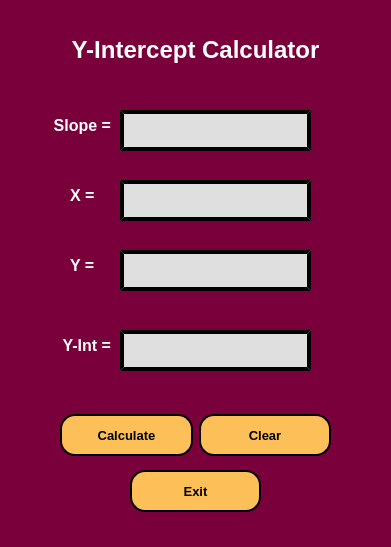
<?xml version="1.0" encoding="UTF-8"?>
<ui version="4.0">
 <class>MainWindow</class>
 <widget class="QMainWindow" name="MainWindow">
  <property name="geometry">
   <rect>
    <x>0</x>
    <y>0</y>
    <width>391</width>
    <height>547</height>
   </rect>
  </property>
  <property name="sizePolicy">
   <sizepolicy hsizetype="Preferred" vsizetype="Preferred">
    <horstretch>0</horstretch>
    <verstretch>0</verstretch>
   </sizepolicy>
  </property>
  <property name="windowTitle">
   <string>Slope Calculator</string>
  </property>
  <property name="styleSheet">
   <string notr="true">background-color: rgb(122, 0, 60);</string>
  </property>
  <widget class="QWidget" name="centralwidget">
   <widget class="QLineEdit" name="line_1">
    <property name="geometry">
     <rect>
      <x>120</x>
      <y>110</y>
      <width>191</width>
      <height>41</height>
     </rect>
    </property>
    <property name="font">
     <font>
      <pointsize>10</pointsize>
     </font>
    </property>
    <property name="styleSheet">
     <string notr="true">background-color: rgb(223, 223, 223);
border-style: outset;
border-width: 4px;
border-color: black;
padding: 4px;</string>
    </property>
    <property name="maxLength">
     <number>50</number>
    </property>
   </widget>
   <widget class="QLineEdit" name="line_2">
    <property name="geometry">
     <rect>
      <x>120</x>
      <y>180</y>
      <width>191</width>
      <height>41</height>
     </rect>
    </property>
    <property name="font">
     <font>
      <pointsize>10</pointsize>
     </font>
    </property>
    <property name="styleSheet">
     <string notr="true">background-color: rgb(223, 223, 223);
border-style: outset;
border-width: 4px;
border-color: black;
padding: 4px;</string>
    </property>
    <property name="maxLength">
     <number>50</number>
    </property>
   </widget>
   <widget class="QLineEdit" name="line_3">
    <property name="geometry">
     <rect>
      <x>120</x>
      <y>250</y>
      <width>191</width>
      <height>41</height>
     </rect>
    </property>
    <property name="font">
     <font>
      <pointsize>10</pointsize>
     </font>
    </property>
    <property name="styleSheet">
     <string notr="true">background-color: rgb(223, 223, 223);
border-style: outset;
border-width: 4px;
border-color: black;
padding: 4px;</string>
    </property>
    <property name="maxLength">
     <number>50</number>
    </property>
   </widget>
   <widget class="QLineEdit" name="line_4">
    <property name="geometry">
     <rect>
      <x>120</x>
      <y>330</y>
      <width>191</width>
      <height>41</height>
     </rect>
    </property>
    <property name="font">
     <font>
      <pointsize>10</pointsize>
     </font>
    </property>
    <property name="styleSheet">
     <string notr="true">background-color: rgb(223, 223, 223);
border-style: outset;
border-width: 4px;
border-color: black;
padding: 4px;</string>
    </property>
    <property name="readOnly">
     <bool>true</bool>
    </property>
   </widget>
   <widget class="QLabel" name="label">
    <property name="geometry">
     <rect>
      <x>20</x>
      <y>110</y>
      <width>91</width>
      <height>31</height>
     </rect>
    </property>
    <property name="text">
     <string>&lt;html&gt;&lt;head/&gt;&lt;body&gt;&lt;p align=&quot;right&quot;&gt;&lt;span style=&quot; font-size:12pt; font-weight:600; color:#ffffff;&quot;&gt;Slope =&lt;/span&gt;&lt;/p&gt;&lt;/body&gt;&lt;/html&gt;</string>
    </property>
   </widget>
   <widget class="QLabel" name="label_2">
    <property name="geometry">
     <rect>
      <x>70</x>
      <y>180</y>
      <width>41</width>
      <height>31</height>
     </rect>
    </property>
    <property name="text">
     <string>&lt;html&gt;&lt;head/&gt;&lt;body&gt;&lt;p&gt;&lt;span style=&quot; font-size:12pt; font-weight:600; color:#ffffff;&quot;&gt;X =&lt;/span&gt;&lt;/p&gt;&lt;/body&gt;&lt;/html&gt;</string>
    </property>
   </widget>
   <widget class="QLabel" name="label_3">
    <property name="geometry">
     <rect>
      <x>70</x>
      <y>250</y>
      <width>41</width>
      <height>31</height>
     </rect>
    </property>
    <property name="text">
     <string>&lt;html&gt;&lt;head/&gt;&lt;body&gt;&lt;p&gt;&lt;span style=&quot; font-size:12pt; font-weight:600; color:#ffffff;&quot;&gt;Y =&lt;/span&gt;&lt;/p&gt;&lt;/body&gt;&lt;/html&gt;</string>
    </property>
   </widget>
   <widget class="QLabel" name="label_4">
    <property name="geometry">
     <rect>
      <x>30</x>
      <y>330</y>
      <width>81</width>
      <height>31</height>
     </rect>
    </property>
    <property name="text">
     <string>&lt;html&gt;&lt;head/&gt;&lt;body&gt;&lt;p align=&quot;right&quot;&gt;&lt;span style=&quot; font-size:12pt; font-weight:600; color:#ffffff;&quot;&gt;Y-Int =&lt;/span&gt;&lt;/p&gt;&lt;/body&gt;&lt;/html&gt;</string>
    </property>
   </widget>
   <widget class="QWidget" name="layoutWidget">
    <property name="geometry">
     <rect>
      <x>60</x>
      <y>410</y>
      <width>271</width>
      <height>51</height>
     </rect>
    </property>
    <layout class="QHBoxLayout" name="horizontalLayout">
     <item>
      <widget class="QPushButton" name="go_btn">
       <property name="font">
        <font>
         <pointsize>10</pointsize>
         <weight>75</weight>
         <bold>true</bold>
        </font>
       </property>
       <property name="cursor">
        <cursorShape>PointingHandCursor</cursorShape>
       </property>
       <property name="styleSheet">
        <string notr="true">background-color: rgb(253, 191, 87);
height: 30px;
border-style: outset;
border-width: 2px;
border-radius: 15px;
border-color: black;
padding: 4px;</string>
       </property>
       <property name="text">
        <string>Calculate</string>
       </property>
       <property name="shortcut">
        <string>Return, Enter</string>
       </property>
      </widget>
     </item>
     <item>
      <widget class="QPushButton" name="clr_btn">
       <property name="font">
        <font>
         <pointsize>10</pointsize>
         <weight>75</weight>
         <bold>true</bold>
        </font>
       </property>
       <property name="cursor">
        <cursorShape>PointingHandCursor</cursorShape>
       </property>
       <property name="styleSheet">
        <string notr="true">background-color: rgb(253, 191, 87);
height: 30px;
border-style: outset;
border-width: 2px;
border-radius: 15px;
border-color: black;
padding: 4px;</string>
       </property>
       <property name="text">
        <string>Clear</string>
       </property>
       <property name="shortcut">
        <string>Return, Enter</string>
       </property>
      </widget>
     </item>
    </layout>
   </widget>
   <widget class="QLabel" name="label_6">
    <property name="geometry">
     <rect>
      <x>10</x>
      <y>20</y>
      <width>371</width>
      <height>61</height>
     </rect>
    </property>
    <property name="font">
     <font>
      <pointsize>18</pointsize>
      <weight>75</weight>
      <bold>true</bold>
     </font>
    </property>
    <property name="text">
     <string>&lt;html&gt;&lt;head/&gt;&lt;body&gt;&lt;p align=&quot;center&quot;&gt;&lt;span style=&quot; color:#ffffff;&quot;&gt;Y-Intercept Calculator&lt;/span&gt;&lt;/p&gt;&lt;/body&gt;&lt;/html&gt;</string>
    </property>
   </widget>
   <widget class="QPushButton" name="exit_btn">
    <property name="geometry">
     <rect>
      <x>130</x>
      <y>470</y>
      <width>131</width>
      <height>42</height>
     </rect>
    </property>
    <property name="font">
     <font>
      <pointsize>10</pointsize>
      <weight>75</weight>
      <bold>true</bold>
     </font>
    </property>
    <property name="cursor">
     <cursorShape>PointingHandCursor</cursorShape>
    </property>
    <property name="styleSheet">
     <string notr="true">background-color: rgb(253, 191, 87);
height: 30px;
border-style: outset;
border-width: 2px;
border-radius: 15px;
border-color: black;
padding: 4px;</string>
    </property>
    <property name="text">
     <string>Exit</string>
    </property>
    <property name="shortcut">
     <string>Esc</string>
    </property>
   </widget>
  </widget>
  <widget class="QStatusBar" name="statusbar"/>
 </widget>
 <resources/>
 <connections/>
</ui>
